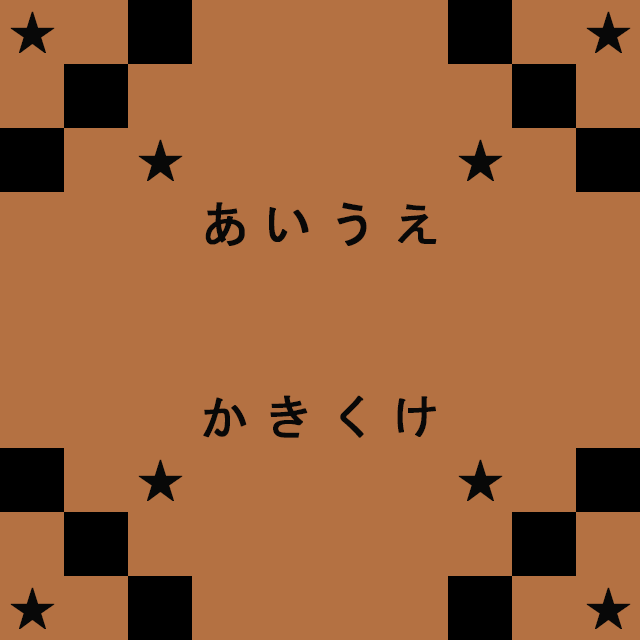

A 2D game scene composited from a Tiled map and its tileset images. What follows is a short description and the map's XML, with every tile layer's data as written:
An orthogonal 10x10 tile map with 64x64 px tiles, 1 tile layer (main).

<map version="1.5" tiledversion="1.7.2" orientation="orthogonal" renderorder="right-down" width="10" height="10" tilewidth="64" tileheight="64" infinite="0" nextlayerid="2" nextobjectid="1">
 <tileset firstgid="1" name="main" tilewidth="64" tileheight="64" tilecount="16" columns="8">
  <image source="ground_2d_atlas_img.png" width="512" height="128" />
 </tileset>
 <layer id="1" name="main" width="10" height="10">
  <data encoding="csv">
2,1,0,1,1,1,1,0,1,2,
1,0,1,1,1,1,1,1,0,1,
0,1,2,1,1,1,1,2,1,0,
1,1,1,3,4,5,6,1,1,1,
1,1,1,1,1,1,1,1,1,1,
1,1,1,1,1,1,1,1,1,1,
1,1,1,8,9,10,11,1,1,1,
0,1,2,1,1,1,1,2,1,0,
1,0,1,1,1,1,1,1,0,1,
2,1,0,1,1,1,1,0,1,2
</data>
 </layer>
</map>